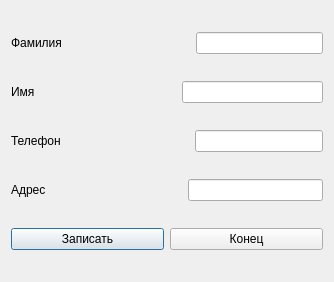
<?xml version="1.0" encoding="UTF-8"?>
<ui version="4.0">
 <class>Add_note</class>
 <widget class="QDialog" name="Add_note">
  <property name="geometry">
   <rect>
    <x>0</x>
    <y>0</y>
    <width>334</width>
    <height>282</height>
   </rect>
  </property>
  <property name="windowTitle">
   <string>Dialog</string>
  </property>
  <layout class="QVBoxLayout" name="verticalLayout">
   <item>
    <layout class="QHBoxLayout" name="horizontalLayout">
     <item>
      <widget class="QLabel" name="label">
       <property name="text">
        <string>Фамилия</string>
       </property>
      </widget>
     </item>
     <item>
      <spacer name="horizontalSpacer_2">
       <property name="orientation">
        <enum>Qt::Orientation::Horizontal</enum>
       </property>
       <property name="sizeHint" stdset="0">
        <size>
         <width>40</width>
         <height>20</height>
        </size>
       </property>
      </spacer>
     </item>
     <item>
      <widget class="QLineEdit" name="lineEdit"/>
     </item>
    </layout>
   </item>
   <item>
    <layout class="QHBoxLayout" name="horizontalLayout_2">
     <item>
      <widget class="QLabel" name="label_2">
       <property name="text">
        <string>Имя</string>
       </property>
      </widget>
     </item>
     <item>
      <spacer name="horizontalSpacer">
       <property name="orientation">
        <enum>Qt::Orientation::Horizontal</enum>
       </property>
       <property name="sizeHint" stdset="0">
        <size>
         <width>40</width>
         <height>20</height>
        </size>
       </property>
      </spacer>
     </item>
     <item>
      <widget class="QLineEdit" name="lineEdit_2"/>
     </item>
    </layout>
   </item>
   <item>
    <layout class="QHBoxLayout" name="horizontalLayout_3">
     <item>
      <widget class="QLabel" name="label_3">
       <property name="text">
        <string>Телефон</string>
       </property>
      </widget>
     </item>
     <item>
      <spacer name="horizontalSpacer_3">
       <property name="orientation">
        <enum>Qt::Orientation::Horizontal</enum>
       </property>
       <property name="sizeHint" stdset="0">
        <size>
         <width>40</width>
         <height>20</height>
        </size>
       </property>
      </spacer>
     </item>
     <item>
      <widget class="QLineEdit" name="lineEdit_3"/>
     </item>
    </layout>
   </item>
   <item>
    <layout class="QHBoxLayout" name="horizontalLayout_4">
     <item>
      <widget class="QLabel" name="label_4">
       <property name="text">
        <string>Адрес</string>
       </property>
      </widget>
     </item>
     <item>
      <spacer name="horizontalSpacer_4">
       <property name="orientation">
        <enum>Qt::Orientation::Horizontal</enum>
       </property>
       <property name="sizeHint" stdset="0">
        <size>
         <width>40</width>
         <height>20</height>
        </size>
       </property>
      </spacer>
     </item>
     <item>
      <widget class="QLineEdit" name="lineEdit_4"/>
     </item>
    </layout>
   </item>
   <item>
    <layout class="QHBoxLayout" name="horizontalLayout_5">
     <item>
      <widget class="QPushButton" name="pushButton">
       <property name="text">
        <string>Записать</string>
       </property>
      </widget>
     </item>
     <item>
      <widget class="QPushButton" name="pushButton_2">
       <property name="text">
        <string>Конец</string>
       </property>
      </widget>
     </item>
    </layout>
   </item>
  </layout>
 </widget>
 <resources/>
 <connections>
  <connection>
   <sender>pushButton_2</sender>
   <signal>clicked()</signal>
   <receiver>Add_note</receiver>
   <slot>close()</slot>
   <hints>
    <hint type="sourcelabel">
     <x>246</x>
     <y>247</y>
    </hint>
    <hint type="destinationlabel">
     <x>166</x>
     <y>140</y>
    </hint>
   </hints>
  </connection>
 </connections>
</ui>
